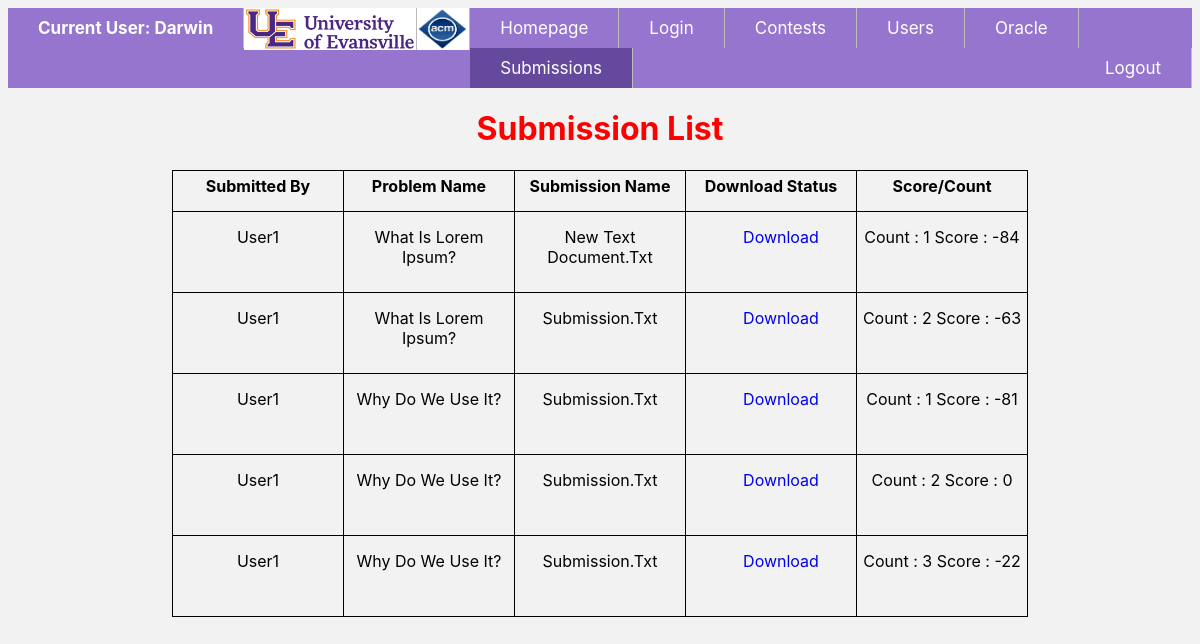
Page /submission/ (signed in) on the earlier database version.
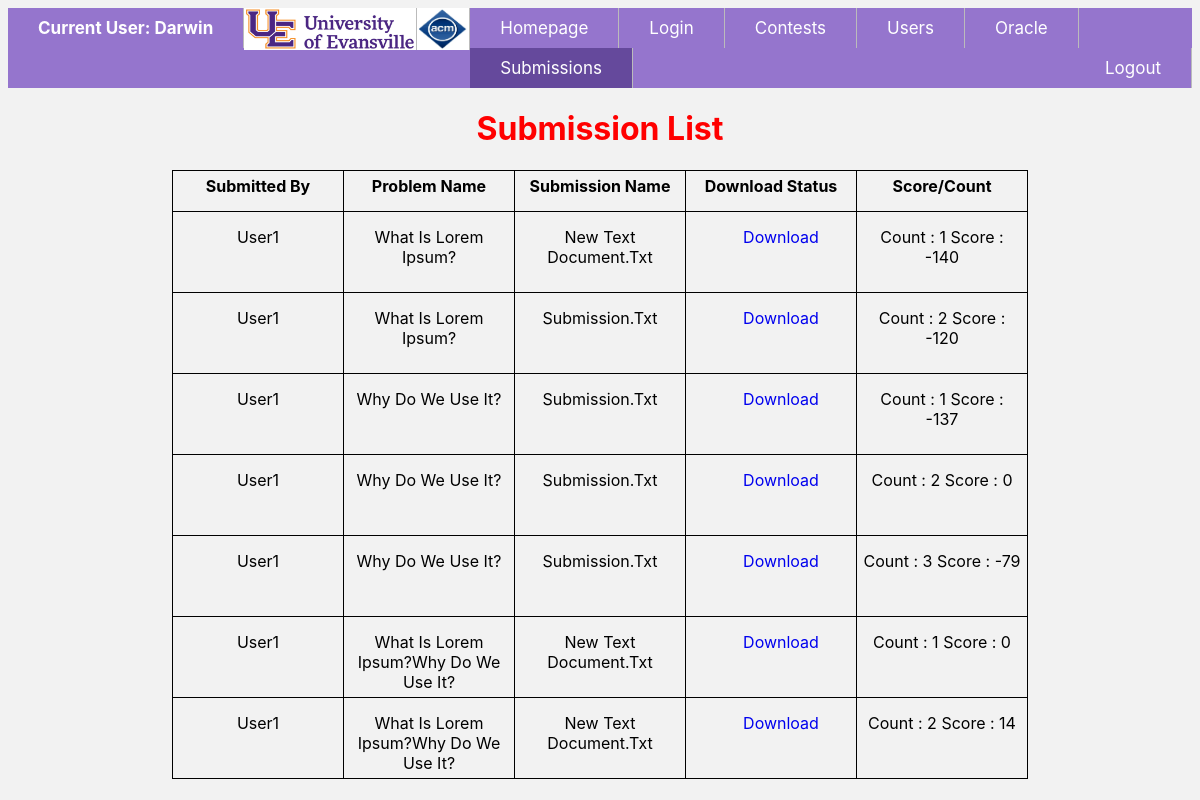
Same page on the later database version.
### users/models.py (models this page shows, shortened)
class CustomUser(AbstractBaseUser):
    userName        = models.CharField(max_length = 30, unique = True)
    userType        = models.CharField(max_length=20,
                                    choices = user_choices,
                                    default = user_choices[1])
    participatingIn  = models.ManyToManyField(Contest, blank = True)
    date_joined     = models.DateTimeField(blank = True, null = True)
    last_login      = models.DateTimeField(blank = True, null = True)
    admin        = models.BooleanField(default = False)
    active       = models.BooleanField(default = True)
    staff        = models.BooleanField(default = False)
    is_superuser    = models.BooleanField(default = False)
    USERNAME_FIELD = 'userName'
    REQUIRED_FIELDS = ['userType', 'password']
    objects = MyAccountManager()

### submission/models.py (models this page shows, shortened)
class Submission(models.Model):
    grade_choices = [
        ('pass', 'PASS'),
        ('fail', 'FAIL'),
        ('ungraded', 'UNGRADED'),
        ('inprocess', 'INPROCESS')
    ]
    language_choices = [
        ('java', 'JAVA'),
        ('c++', 'C++'),
        ('c', 'C'),
        ('python', 'PYTHON'),
        ('c#', 'C#')
    ]
    submissionFile      = models.FileField(upload_to=get_upload_path, null = True, blank = True)
    submissionName      = models.CharField(max_length = 25, null = True)
    submissionLanguage  = models.CharField(max_length = 6, choices = language_choices, default = language_choices[2][0])
    submissionTime      = models.TimeField(auto_now_add=True)
    submissionTeam      = models.ForeignKey(settings.AUTH_USER_MODEL, related_name = 'submittedBy', on_delete = models.SET_NULL, null = True, blank = True)
    from contests.models import Problem
    submissionProblem   = models.ForeignKey(Problem, related_name = 'associatedProblem',on_delete = models.SET_NULL, null = True, blank = True)
    submissionGrade     = models.CharField(max_length = 9, choices = grade_choices, default = grade_choices[2][0])
    totalSubmissionCount = models.IntegerField(default = 0)
    objects = CustomManager()
    def get_submission_score(self):
        submission_timedelta       = datetime.timedelta(hours = self.submissionTime.hour,
                                                        minutes = self.submissionTime.minute,
                                                        seconds = self.submissionTime.second)
        if self.submissionProblem:
            contest_timedelta          = datetime.timedelta(hours = self.submissionProblem.contest.startTime.hour,
                                                            minutes = self.submissionProblem.contest.startTime.minute,
                                                            seconds = self.submissionProblem.contest.startTime.second)
            timediff = submission_timedelta - contest_timedelta
            time_minutes = timediff.total_seconds()/60
            time_minutes = int(time_minutes)
            if(self.submissionGrade.lower() != "pass"):
                return 0
            count = self.totalSubmissionCount
            score = (count - 1) * 20 + time_minutes
        else:
            score = 0
        return score

### contests/models.py (models this page shows, shortened)
class Problem(models.Model):
    contest                = models.ForeignKey(Contest, null = True, on_delete = models.CASCADE, related_name = "contestproblems")
    problemName            = models.CharField(max_length = 100, unique = True, default = "Another Problem", null = False)
    problemInformation     = models.TextField(null = True)
    problemTests           = models.TextField(null = True)

class Contest(models.Model):
    contestName             = models.CharField(max_length = 20, unique = True)
    contestDate             = models.DateField()
    contestants             = models.ManyToManyField('users.CustomUser', blank = True)
    contestHours            = models.PositiveSmallIntegerField(default = 2)
    contestMinutes          = models.PositiveSmallIntegerField(default = 0)
    contestDuration         = models.DurationField(default = datetime.timedelta(days = 0, seconds=7200))
    isRunning               = models.BooleanField(default = False)
    startTime               = models.TimeField(null = True)
    stopTime                = models.TimeField(null = True)

### submission/views.py (the view)
# urls.py: path('', SubmissionListView.as_view(), name='submission-list'),
@class_view_decorator(custom_login_required)
@class_view_decorator(admin_grader_only)
class SubmissionListView(ListView):
    template_name = "submission/submission_list.html"
    def get_queryset(self):
        if(self.request.user.userType.lower() == "administrator" or self.request.user.userType.lower() == "grader"):
            queryset = Submission.objects.all()
        elif(self.request.user.userType.lower() == "team"):
            queryset = Submission.objects.filter(submissionTeam = self.request.user)
        return queryset

### submission/templates/submission/submission_list.html
{% extends 'base.html' %}
{% block content %}
{% load static %}
<div class = "sublistcontainer">
<link rel = "stylesheet" type = "text/css" href = "{% static 'css/style_lists.css' %}" />
<h1>Submission List</h1>
<table>
    <tr>
        <td>
            <b>Submitted By</b>
        </td>
        <td><b>Problem Name</b></td>
        <td><b>Submission Name</b></td>
        <td><b>Download Status</b></td>
        <td><b>Score/Count</b></td>
    </tr>
{% for instance in object_list %}
    <tr>
        <td>
            {{ instance.submissionTeam.userName }}
        </td>
        <td>{{ instance.submissionProblem.problemName }}</td>
        <td>{{ instance.submissionName }}</td>
        <td>
            {% if instance.submissionFile %}
                <a href = "{{ instance.submissionFile.url }}">download</a><br><br>
            {% else %}
                Unavailable
            {% endif %}
        </td>
        <td>
            Count : {{ instance.totalSubmissionCount }}
            Score : {{ instance.get_submission_score }}
        </td>
    </tr>
{% endfor %}
</table>
</div>
{% endblock %}

### contest/templates/base.html (shortened to what this page needs)
<!DOCTYPE html>
<html lang="en">
<head>
</head>
<body>
    {% include 'navbar.html' %}
    {% block content %}{% endblock %}
</body>
{% load static %}
</html>

### contest/templates/navbar.html
{% load static %}
<nav>
    <link rel = "stylesheet" type = "text/css" href = "{% static 'css/navbar_style.css' %}" />
    <div id = "menu">
        <ul>
            <li id = "user">
            {% if request.user.userName != None and request.user.userName != "" %}
                        Current User: {{ request.user.userName }}
                    {% else %}
                        Current User: No User Logged In
            {% endif %}
            </li>
            <li><img src = "{% static 'logo/UElogo.jpg' %}" class = "logo1"/></li>
            <li><img src = "{% static 'logo/ACMlogo.png' %}" class = "logo"/></li>
            <li class="{% ifequal request.path '/home/'%} active {% endifequal%}">
                <a href="{% url 'home:homepage-view' %}"> Homepage</a>
            </li>
            <li class="{% ifequal request.path '/login/'%} active {% endifequal%}">
                <a href="{% url 'login:login-page' %}"> Login </a>
            </li>
            <li class="{% if 'contests' in request.build_absolute_uri %} active {% endif%}">
                <a href="{% url 'contests:contest-list' %}"> Contests </a>
            </li>
            <li class="{% if 'users' in request.build_absolute_uri %} active {% endif%}">
                <a href="{% url 'users:user-list' %}"> Users </a>
            </li>
            <li class="{% ifequal request.path '/oracle/'%} active {% endifequal%}">
                <a href="{% url 'oracle:posts-list' %}"> Oracle </a>
            </li>
            <li class="{% ifequal request.path '/submission/'%} active {% endifequal%}">
                <a href="{% url 'submission:submission-list' %}"> Submissions </a>
            </li>
            <li style = "float:right"><a href="{% url 'login:logout-page' %}"> Logout </a></li>
        </ul>
    </div>
</nav>

### static/css/navbar_style.css (style rules this page uses)
html { background-color: #f2f2f2; font-family: -apple-system, BlinkMacSystemFont, 'Segoe UI', Roboto, Oxygen, Ubuntu, Cantarell, 'Open Sans', 'Helvetica Neue', sans-serif; }
#menu { background-color: white; }
h1 { color:red; }
#menu a { text-decoration: none; display: block; }
#menu ul { list-style-type: none; margin: 0; padding: 0; overflow: hidden; background-color: #9575cd; }
#user { padding: 10px 30px; font-weight: bold; text-transform: capitalize; color: white; }
#menu li { display: block; float: left; text-align: center; border-right: 1px solid #bbb; font-size: 17px; }
#menu li a { color: white; float: left; text-align: center; padding: 10px 30px; text-decoration: none; }
.logo { display: inline-block; vertical-align: top; width: 50px; height: 40px; border: 1px solid white; }
.logo1 { display: inline-block; vertical-align: top; width: 170px; height: 40px; border: 1px solid white; }
#menu ul li.active a { background-color: #65499c; }

### static/css/style_lists.css (style rules this page uses)
table { border: 1px solid black; font-size: 16px; text-align: left; margin-left: auto; margin-right: auto; padding: 20px; border-collapse: collapse; }
td a { display: block; font-size: 16px; }
a { text-decoration: none; }
th, td { border: 1px solid black; width: 160px; height: 30px; text-align: center; vertical-align: middle; padding: 5px; text-transform: capitalize; }
.container th, td, a { vertical-align: text-top; }
.sublistcontainer { all: unset; position: relative; text-align: center; float: center; }
.sublistcontainer th, td a { width: 100%; padding: 10px; height: 10px; white-space: nowrap; text-align: center; }

Differences in the rows shown:
changed through a linked row, Submission (number 1 of 7 on the later page): get_submission_score "-84" → "-140"
changed through a linked row, Submission (number 2 of 7 on the later page): get_submission_score "-63" → "-120"
changed through a linked row, Submission (number 3 of 7 on the later page): get_submission_score "-81" → "-137"
changed through a linked row, Submission (number 5 of 7 on the later page): get_submission_score "-22" → "-79"
added Submission: submissionTeam.userName "User1", submissionProblem.problemName "What Is Lorem Ipsum?Why Do We Use It?", submissionName "New Text Document.txt", totalSubmissionCount "1", get_submission_score "0"
added Submission: submissionTeam.userName "User1", submissionProblem.problemName "What Is Lorem Ipsum?Why Do We Use It?", submissionName "New Text Document.txt", totalSubmissionCount "2", get_submission_score "14"
